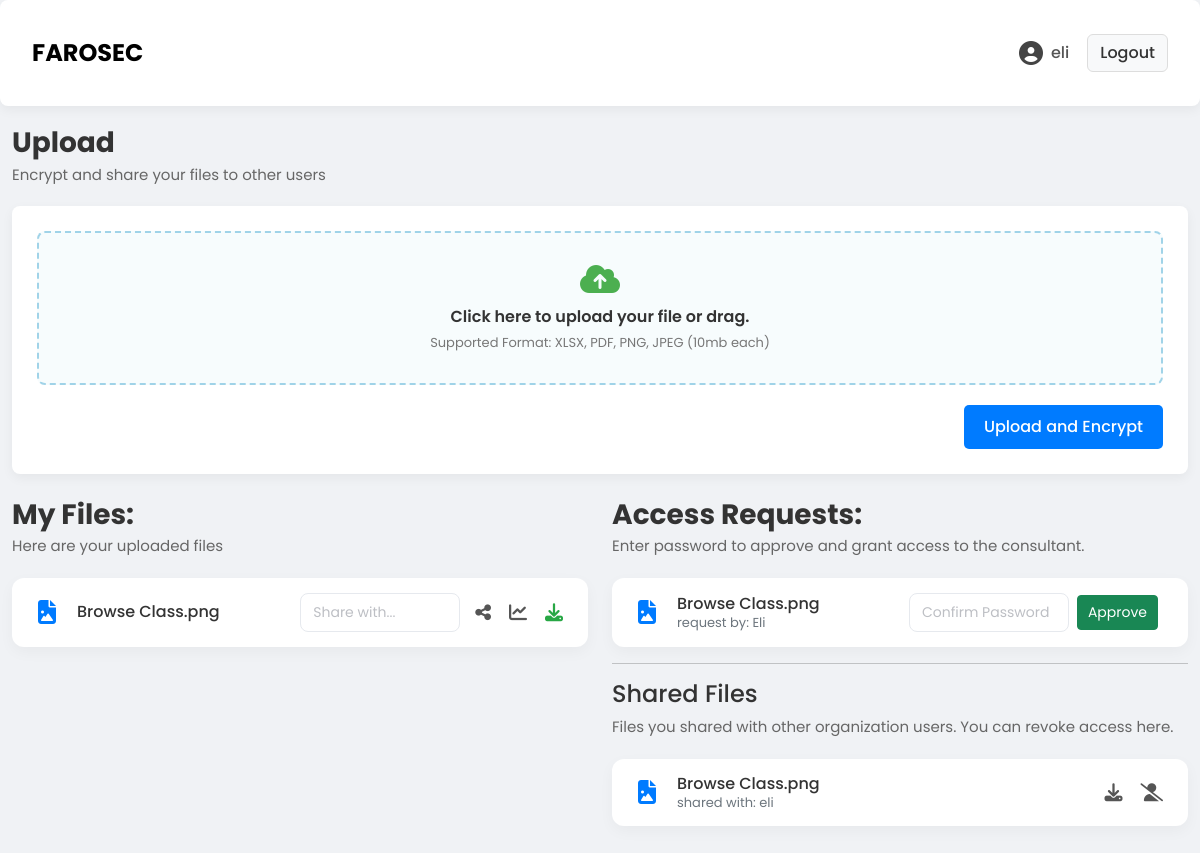
The page /dashboard (signed in) on the database its author committed.
### app.py (models this page shows)
class User(db.Model, UserMixin):
    id = db.Column(db.Integer, primary_key=True)
    username = db.Column(db.String(20), unique=True, nullable=False)
    password = db.Column(db.String(60), nullable=False)
    image_file = db.Column(db.String(20), nullable=False, default='default.jpg')
    role = db.Column(db.String(20), nullable=False)  # 'organization' or 'consultant'
    public_key = db.Column(db.Text, nullable=False) # RSA Public Key (SQL Storage)

class File(db.Model):
    id = db.Column(db.Integer, primary_key=True)
    filename = db.Column(db.String(100), nullable=False)
    filepath = db.Column(db.String(100), nullable=False)
    owner_id = db.Column(db.Integer, db.ForeignKey('user.id'), nullable=False)
    encrypted_aes_key = db.Column(db.Text, nullable=False)

class AccessRequest(db.Model):
    id = db.Column(db.Integer, primary_key=True)
    consultant_id = db.Column(db.Integer, db.ForeignKey('user.id'), nullable=False)
    file_id = db.Column(db.Integer, db.ForeignKey('file.id'), nullable=False)
    status = db.Column(db.String(20), default='pending')
    encrypted_shared_key = db.Column(db.Text, nullable=True)
    consultant = db.relationship('User', foreign_keys=[consultant_id])
    file = db.relationship('File', foreign_keys=[file_id])

class FilePermission(db.Model):
    id = db.Column(db.Integer, primary_key=True)
    file_id = db.Column(db.Integer, db.ForeignKey('file.id'), nullable=False)
    shared_with_user_id = db.Column(db.Integer, db.ForeignKey('user.id'), nullable=False)
    file = db.relationship('File', backref=db.backref('permissions', lazy=True))
    user = db.relationship('User', backref=db.backref('shared_files', lazy=True))

### app.py (the view)
@app.route('/dashboard')
@login_required
def dashboard():
    if current_user.role == 'organization':
        my_files = File.query.filter_by(owner_id=current_user.id).order_by(File.id.desc()).all()
        pending_requests = AccessRequest.query.join(File).filter(File.owner_id == current_user.id, AccessRequest.status == 'pending').all()
        shared_permissions = FilePermission.query.join(File).filter(File.owner_id == current_user.id).order_by(FilePermission.id.desc()).all()
        return render_template('dashboard.html', files=my_files, requests=pending_requests, shared_permissions=shared_permissions)
    elif current_user.role == 'consultant':
        all_files = File.query.join(User).filter(User.role == 'organization').order_by(File.id.desc()).all()
        my_requests = {r.file_id: r.status for r in AccessRequest.query.filter_by(consultant_id=current_user.id).all()}
        return render_template('dashboard.html', all_files=all_files, my_requests=my_requests)

### app.py (called while the page is built)
@login_manager.user_loader
def load_user(user_id):
    return User.query.get(int(user_id))

### templates/dashboard.html (shortened to what this page needs)
{% extends "layout.html" %} {% block content %}
{% if current_user.role == 'organization' %}
<div class="file-section">
  <h3>Upload</h3>
  <p class="description">Encrypt and share your files to other users</p>
  <div class="card upload-section">
    <div class="card-body">
      <form
        action="{{ url_for('upload_file') }}"
        method="POST"
        enctype="multipart/form-data"
        id="uploadForm"
      >
        <div id="drop-zone-container">
          <label for="file" class="file-upload-label" id="drop-zone">
            <i class="fa-solid fa-cloud-arrow-up"></i>
            <span class="upload-text"
              >Click here to upload your file or drag.</span
            >
            <span class="supported-formats"
              >Supported Format: XLSX, PDF, PNG, JPEG (10mb each)</span
            >
          </label>
        </div>
        <div class="upload-options">
          <button type="submit" class="btn btn-primary upload-encrypt-btn">
            Upload and Encrypt
          </button>
        </div>
      </form>
    </div>
  </div>
</div>
<div class="file-sections-wrapper">
  <div class="file-section">
    <div class="file-section-header">
      <div>
        <h3>My Files:</h3>
        <p class="description">Here are your uploaded files</p>
      </div>
    </div>
    {% set ns = namespace(found_files=False) %} {% for file in files %} {% if
    file.encryption_algorithm == current_filter %} {% set ns.found_files = True
    %}
    <div class="file-item-card">
      {% set ext = file.filename.split('.')[-1] | lower %}
      <i
        class="fa-solid {% if ext == 'xlsx' or ext == 'xls' %} fa-file-excel file-icon excel {% elif ext == 'pdf' %} fa-file-pdf file-icon pdf {% elif ext == 'png' or ext == 'jpg' or ext == 'jpeg' %} fa-file-image file-icon image {% else %} fa-file file-icon other {% endif %}"
      ></i>
      <div class="file-info">
        <strong>{{ file.filename }}</strong>
      </div>
      <form
        action="{{ url_for('share_file') }}"
        method="POST"
        class="d-flex share-form"
        id="share-form-{{ loop.index }}"
      >
        <input
          type="text"
          class="form-control form-control-sm"
          name="username"
          placeholder="Share with..."
          required
        />
      </form>
      <div class="file-actions">
        <button
          type="submit"
          form="share-form-{{ loop.index }}"
          class="btn btn-action"
          title="Share"
        >
          <i class="fa-solid fa-share-nodes"></i>
        </button>
        <a
          href="{{ url_for('benchmark_file', file_id=file.id) }}"
          class="btn btn-action"
          title="Compare"
        >
          <i class="fa-solid fa-chart-line"></i>
        </a>
        <a
          href="{{ url_for('download_file', file_id=file.id) }}"
          class="btn btn-action download"
          title="Download"
        >
          <i class="fa-solid fa-download"></i>
        </a>
      </div>
    </div>
    {% endif %} {% else %}
    <p class="no-files-message">You have not uploaded any files.</p>
    {% endfor %}
  </div>
  <div class="file-section">
    <h3>Access Requests:</h3>
    <p class="description">
      Enter password to approve and grant access to the consultant.
    </p>
    {% for req in requests %}
    <div class="file-item-card">
      {% set ext = req.file.filename.split('.')[-1] | lower %}
      <i
        class="fa-solid {% if ext == 'xlsx' or ext == 'xls' %} fa-file-excel file-icon excel {% elif ext == 'pdf' %} fa-file-pdf file-icon pdf {% elif ext == 'png' or ext == 'jpg' or ext == 'jpeg' %} fa-file-image file-icon image {% else %} fa-file file-icon other {% endif %}"
      ></i>
      <div class="file-info">
        <strong>{{ req.file.filename }}</strong>
        <small class="file-algo-tag"
          >request by: {{ req.consultant.username }}</small
        >
      </div>
      <div class="file-actions">
        <form
          action="{{ url_for('approve_request', request_id=req.id) }}"
          method="POST"
          class="share-form"
        >
          <input
            type="password"
            name="password_verify"
            class="form-control form-control-sm"
            placeholder="Confirm Password"
            required
          />
          <button type="submit" class="btn btn-success btn-sm">Approve</button>
        </form>
      </div>
    </div>
    {% else %}
    <p class="no-files-message">No files have been shared with you.</p>
    {% endfor %}
    <hr />
    <h4>Shared Files</h4>
    <p class="description">Files you shared with other organization users. You can revoke access here.</p>
    {% if shared_permissions %}
      {% for perm in shared_permissions %}
      <div class="file-item-card">
        {% set ext = perm.file.filename.split('.')[-1] | lower %}
        <i
          class="fa-solid {% if ext == 'xlsx' or ext == 'xls' %} fa-file-excel file-icon excel {% elif ext == 'pdf' %} fa-file-pdf file-icon pdf {% elif ext == 'png' or ext == 'jpg' or ext == 'jpeg' %} fa-file-image file-icon image {% else %} fa-file file-icon other {% endif %}"
        ></i>
        <div class="file-info">
          <strong>{{ perm.file.filename }}</strong>
          <small class="file-algo-tag">shared with: {{ perm.user.username }}</small>
        </div>
        <div class="file-actions">
          <a href="{{ url_for('download_file', file_id=perm.file.id) }}" class="btn btn-action" title="Download">
            <i class="fa-solid fa-download"></i>
          </a>
          <form action="{{ url_for('revoke_share', permission_id=perm.id) }}" method="POST" style="display:inline;">
            <button type="submit" class="btn btn-action" title="Revoke share" onclick="return confirm('Revoke share for {{ perm.user.username }}?')">
              <i class="fa-solid fa-user-slash"></i>
            </button>
          </form>
        </div>
      </div>
      {% endfor %}
    {% else %}
      <p class="no-files-message">You haven't shared any files yet.</p>
    {% endif %}
  </div>
{% endif %}
{% endblock %}

### templates/layout.html (shortened to what this page needs)
<!DOCTYPE html>
<html lang="en">
<head>
    <link href="https://cdn.jsdelivr.net/npm/bootstrap@5.3.3/dist/css/bootstrap.min.css" rel="stylesheet">
    <link rel="stylesheet" href="https://cdnjs.cloudflare.com/ajax/libs/font-awesome/6.5.1/css/all.min.css">
    <link rel="stylesheet" href="{{ url_for('static', filename='style.css') }}">
</head>
<body>
    <nav class="navbar navbar-expand-lg">
        <div class="container">
            <a class="navbar-brand" href="{{ url_for('dashboard') }}">FAROSEC</a>
            <div class="collapse navbar-collapse" id="navbarNav">
                <ul class="navbar-nav ms-auto align-items-center">
                {% if current_user.is_authenticated %}
                    {% set profile_pic_url = url_for('static', filename='profile_pics/' + current_user.image_file) %}
                    <li class="nav-item">
                        <a class="nav-link username-link" href="{{ url_for('profile') }}">
                            <i class="fa-solid fa-user-circle profile-icon"></i>
                            <span class="username-text">{{ current_user.username }}</span>
                        </a>
                    </li>
                    <li class="nav-item">
                        <a class="nav-link logout-btn" href="{{ url_for('logout') }}">Logout</a>
                    </li>
                {% endif %}
                </ul>
            </div>
        </div>
    </nav>
    <main class="container">
        {% block content %}{% endblock %}
    </main>
</body>
</html>

### static/style.css (style rules this page uses)
body { background-color: #f0f2f5; font-family: "Poppins", sans-serif; color: #333; }
.container { max-width: 1200px; margin-top: 20px; margin-bottom: 20px; }
.navbar { background-color: #ffffff; border-radius: 8px; box-shadow: 0 4px 12px rgba(0, 0, 0, 0.05); padding: 10px 20px; margin-bottom: 20px; }
.navbar-brand { font-size: 24px; font-weight: 700; }
.navbar-nav .username-link { display: flex; align-items: center; color: #555; font-weight: 500; }
.navbar-nav .profile-icon { font-size: 24px; margin-right: 8px; color: #444; }
.navbar-nav .username-text { font-weight: 500; }
.navbar-nav .logout-btn { background-color: #f8f9fa; border: 1px solid #ddd; color: #333; font-weight: 500; border-radius: 6px; padding: 6px 12px !important; margin-left: 10px; transition: background-color 0.2s ease, color 0.2s ease; }
.card { border: none; border-radius: 8px; box-shadow: 0 4px 12px rgba(0, 0, 0, 0.05); margin-bottom: 1.5rem; overflow: hidden; }
.card .card-body { padding: 25px; }
.upload-section { background-color: #ffffff; }
.file-upload-label { display: flex; flex-direction: column; align-items: center; justify-content: center; padding: 30px; border: 2px dashed #a0d3e8; border-radius: 8px; background-color: #f7fcfd; cursor: pointer; text-align: center; transition: background-color 0.2s ease, border-color 0.2s ease; }
.file-upload-label .fa-cloud-arrow-up { font-size: 32px; color: #4caf50; margin-bottom: 10px; }
.file-upload-label .upload-text { font-weight: 600; color: #333; font-size: 16px; }
.file-upload-label .supported-formats { font-size: 13px; color: #777; margin-top: 4px; }
.upload-options { display: flex; justify-content: flex-end; margin-top: 20px; }
.upload-encrypt-btn { background-color: #007bff; border: none; font-weight: 500; border-radius: 5px; padding: 10px 20px; font-size: 16px; }
.file-sections-wrapper { display: grid; grid-template-columns: 1fr 1fr; gap: 1.5rem; margin-top: 1.5rem; }
.file-section { background-color: transparent; box-shadow: none; padding: 0; }
.file-section h3 { font-size: 28px; font-weight: 700; margin-bottom: 4px; }
.file-section p.description { font-size: 15px; color: #666; margin-bottom: 20px; }
.file-section-header { display: flex; justify-content: space-between; align-items: flex-start; margin-bottom: 20px; }
.file-section-header h3 { margin-bottom: 4px; }
.file-section-header p.description { margin-bottom: 0; }
.file-item-card { display: flex; align-items: center; background-color: #ffffff; border-radius: 12px; box-shadow: 0 5px 15px rgba(0, 0, 0, 0.04); padding: 15px 20px; margin-bottom: 12px; transition: box-shadow 0.2s ease; }
.file-icon { font-size: 24px; width: 30px; text-align: center; margin-right: 15px; }
.file-icon.image { color: #007bff; }
.file-info { flex-grow: 1; display: flex; flex-direction: column; justify-content: center; line-height: 1.3; }
.file-info strong { font-weight: 500; color: #333; }
.file-algo-tag { font-size: 13px; color: #6c757d; font-weight: 400; line-height: 1.2; }
.share-form { display: inline-flex; align-items: center; gap: 8px; margin-left: auto; margin-right: 10px; }
.file-item-card .file-actions .share-form input, .file-section .share-form input { width: 160px; font-size: 14px; font-family: "Poppins", sans-serif; padding: 8px 12px; background-color: #ffffff; border: 1px solid #e6e9ee; border-radius: 8px; transition: border-color 0.15s ease, box-shadow 0.15s ease; color: #495057; }
.file-item-card .file-actions .share-form input::placeholder, .file-section .share-form input::placeholder { color: #bdbfc4; }
.share-form .btn { height: auto; padding: 6px 10px; }
.file-actions { display: flex; align-items: center; gap: 8px; }
.file-actions .btn.btn-action { background: none; border: none; color: #555; font-size: 18px; padding: 5px; transition: color 0.2s ease; }
.file-actions .btn.btn-action.download { color: #28a745; }

### rows shown on the page
User: username "eli"
File: filename "Browse Class.png"
AccessRequest: file.filename "Browse Class.png", consultant.username "Eli"
FilePermission: file.filename "Browse Class.png", user.username "eli"
